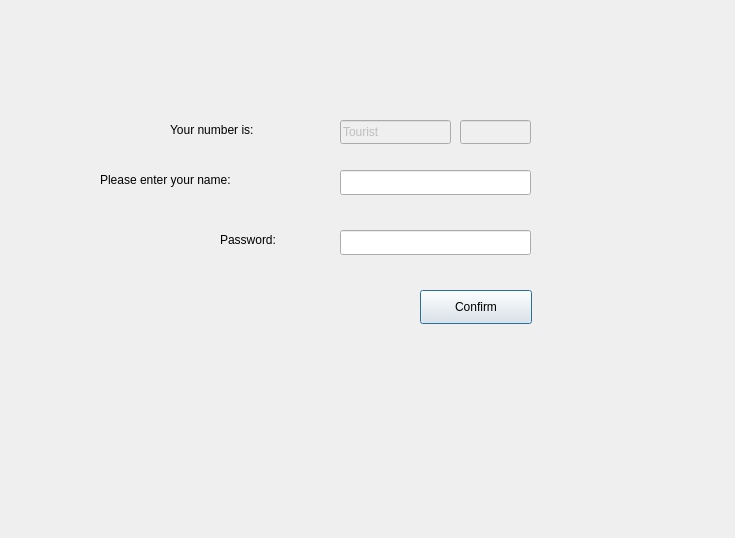
<?xml version="1.0" encoding="UTF-8"?>
<ui version="4.0">
 <class>Dialog_register</class>
 <widget class="QDialog" name="Dialog_register">
  <property name="geometry">
   <rect>
    <x>0</x>
    <y>0</y>
    <width>735</width>
    <height>538</height>
   </rect>
  </property>
  <property name="windowTitle">
   <string>Dialog</string>
  </property>
  <widget class="QLabel" name="label_Num_regi">
   <property name="geometry">
    <rect>
     <x>170</x>
     <y>120</y>
     <width>141</width>
     <height>20</height>
    </rect>
   </property>
   <property name="text">
    <string>Your number is: </string>
   </property>
  </widget>
  <widget class="QLabel" name="label_2">
   <property name="geometry">
    <rect>
     <x>100</x>
     <y>170</y>
     <width>211</width>
     <height>20</height>
    </rect>
   </property>
   <property name="text">
    <string>Please enter your name:</string>
   </property>
  </widget>
  <widget class="QLabel" name="label__pass_regi">
   <property name="geometry">
    <rect>
     <x>220</x>
     <y>230</y>
     <width>81</width>
     <height>20</height>
    </rect>
   </property>
   <property name="frameShape">
    <enum>QFrame::NoFrame</enum>
   </property>
   <property name="text">
    <string>Password:</string>
   </property>
  </widget>
  <widget class="QPushButton" name="pushButton_regi">
   <property name="geometry">
    <rect>
     <x>420</x>
     <y>290</y>
     <width>112</width>
     <height>34</height>
    </rect>
   </property>
   <property name="focusPolicy">
    <enum>Qt::StrongFocus</enum>
   </property>
   <property name="contextMenuPolicy">
    <enum>Qt::ActionsContextMenu</enum>
   </property>
   <property name="text">
    <string>Confirm</string>
   </property>
   <property name="default">
    <bool>true</bool>
   </property>
   <property name="flat">
    <bool>false</bool>
   </property>
  </widget>
  <widget class="QLineEdit" name="lineEdit_tourist_regi">
   <property name="enabled">
    <bool>false</bool>
   </property>
   <property name="geometry">
    <rect>
     <x>340</x>
     <y>120</y>
     <width>111</width>
     <height>24</height>
    </rect>
   </property>
   <property name="inputMask">
    <string>Tourist</string>
   </property>
  </widget>
  <widget class="QLineEdit" name="lineEdit_name_regi">
   <property name="geometry">
    <rect>
     <x>340</x>
     <y>170</y>
     <width>191</width>
     <height>25</height>
    </rect>
   </property>
  </widget>
  <widget class="QLineEdit" name="lineEdit_pass_regi">
   <property name="geometry">
    <rect>
     <x>340</x>
     <y>230</y>
     <width>191</width>
     <height>25</height>
    </rect>
   </property>
  </widget>
  <widget class="QLineEdit" name="lineEdit_num_regi">
   <property name="enabled">
    <bool>false</bool>
   </property>
   <property name="geometry">
    <rect>
     <x>460</x>
     <y>120</y>
     <width>71</width>
     <height>24</height>
    </rect>
   </property>
  </widget>
 </widget>
 <resources/>
 <connections>
  <connection>
   <sender>pushButton_regi</sender>
   <signal>clicked()</signal>
   <receiver>Dialog_register</receiver>
   <slot>close()</slot>
   <hints>
    <hint type="sourcelabel">
     <x>475</x>
     <y>306</y>
    </hint>
    <hint type="destinationlabel">
     <x>367</x>
     <y>268</y>
    </hint>
   </hints>
  </connection>
 </connections>
</ui>
